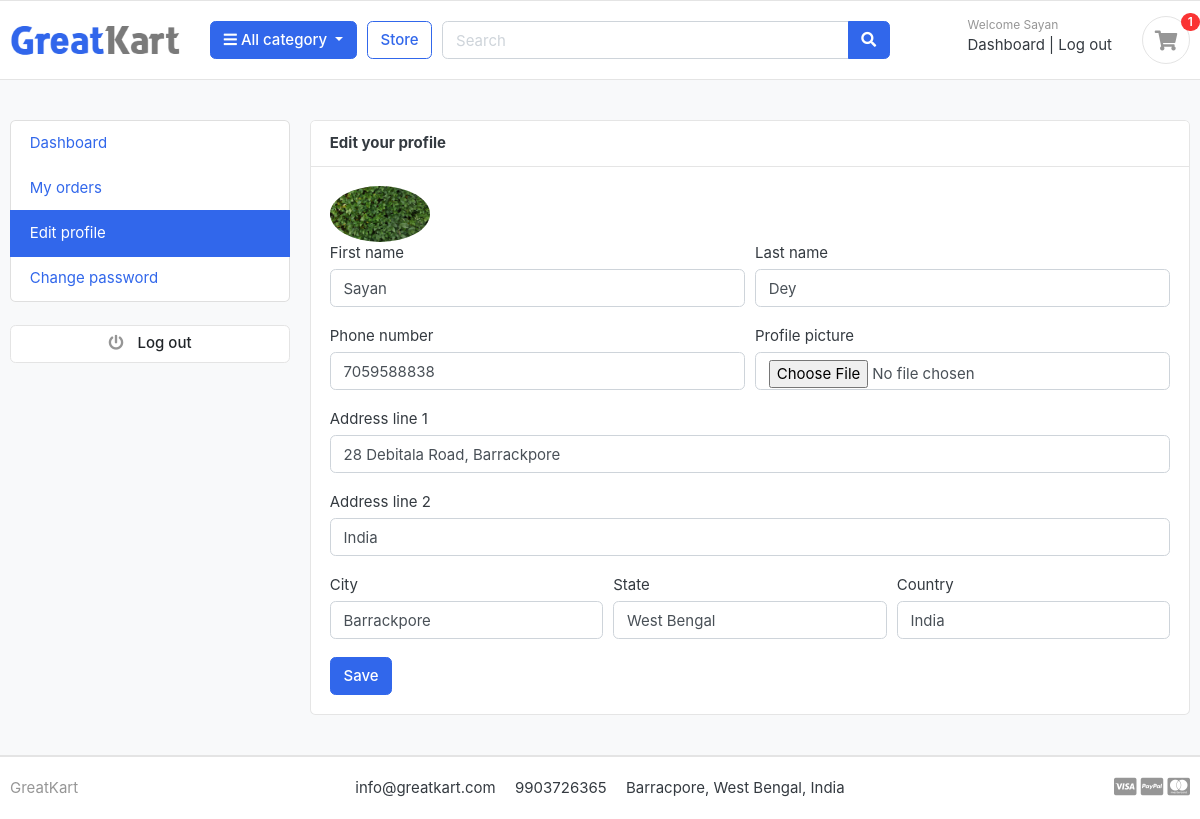
Before: /accounts/edit_profile/ (signed in) with the older database file.
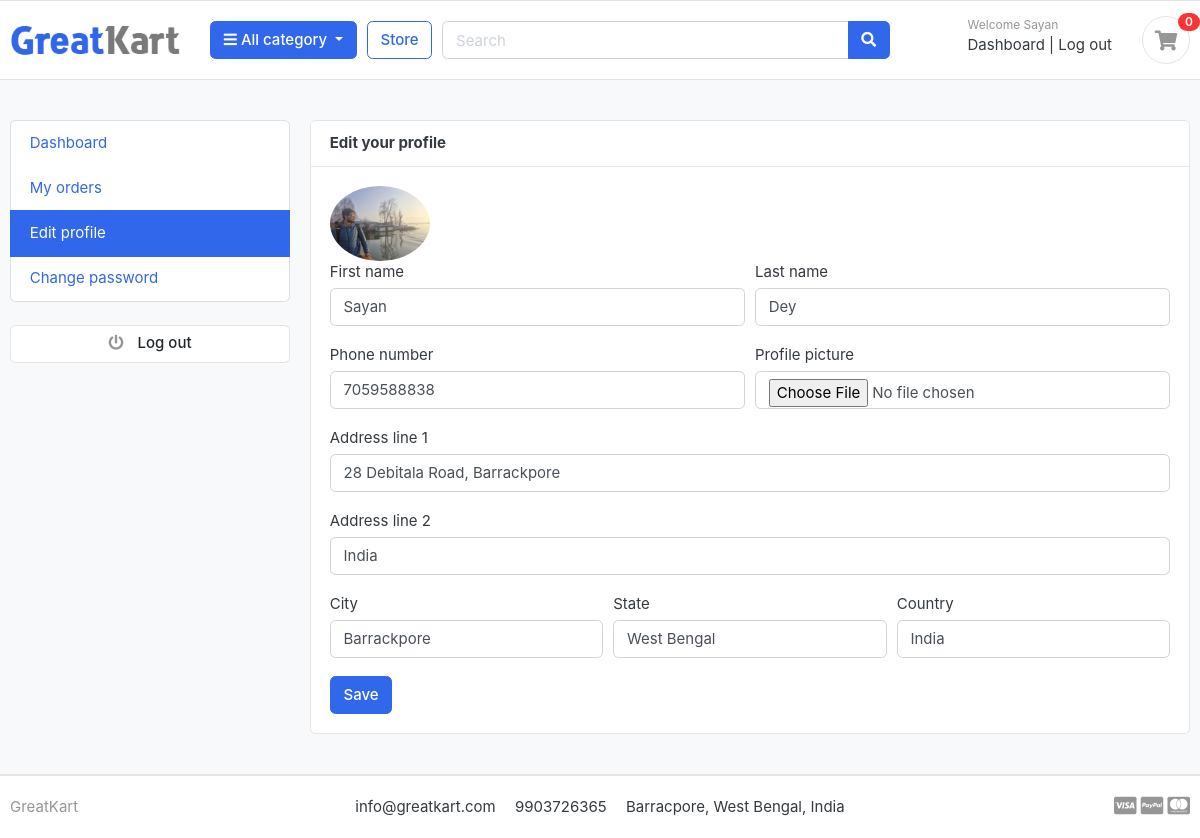
After: the same page with the newer database file.
### accounts/models.py (models this page shows, shortened)
class UserProfile(models.Model):
    user = models.OneToOneField(Account, on_delete=models.CASCADE)
    address_line_1 = models.CharField(blank=True, max_length=100)
    address_line_2 = models.CharField(blank=True, max_length=100)
    profile_picture = models.ImageField(blank=True, upload_to='userprofile')
    city = models.CharField(blank=True, max_length=20)
    state = models.CharField(blank=True, max_length=20)
    country = models.CharField(blank=True, max_length=20)

### accounts/views.py (the view)
# urls.py: path('edit_profile/', views.edit_profile, name='edit_profile'),
@login_required(login_url='login')
def edit_profile(request):
    userprofile = get_object_or_404(UserProfile, user=request.user)
    user = request.user
    profile, created = UserProfile.objects.get_or_create(user=user)
    if request.method == 'POST':
        user_form = UserForm(request.POST, instance=user)
        profile_form = UserProfileForm(request.POST, request.FILES, instance=profile)
        if user_form.is_valid() and profile_form.is_valid():
            user_form.save()
            profile_form.save()
            messages.success(request, 'Your profile has been updated.')
            return redirect('edit_profile')  # or 'accounts:edit_profile' if namespaced
    else:
        user_form = UserForm(instance=user)
        profile_form = UserProfileForm(instance=profile)   # fixed 'instance' typo
    context = {
        'user_form': user_form,
        'profile_form': profile_form,
        'userprofile' : userprofile,
    }
    return render(request, 'accounts/edit_profile.html', context)

### accounts/forms.py
class UserForm(forms.ModelForm):
    class Meta:
        model = Account
        fields = ('first_name', 'last_name', 'phone_number')
    def __init__(self, *args, **kwargs):
        super(UserForm, self).__init__(*args, **kwargs)
        for field in self.fields:
            self.fields[field].widget.attrs['class'] = 'form-control'

class UserProfileForm(forms.ModelForm):
    profile_picture = forms.ImageField(required=False, error_messages={'invalid' : ("Image files only")}, widget=forms.FileInput)
    class Meta:
        model = UserProfile
        fields = ('address_line_1', 'address_line_2', 'city', 'state', 'country', 'profile_picture')
    def __init__(self, *args, **kwargs):
        super(UserProfileForm, self).__init__(*args, **kwargs)
        for field in self.fields:
            self.fields[field].widget.attrs['class'] = 'form-control'

### carts/views.py (called while the page is built)
def _cart_id(request):
    cart = request.session.session_key
    if not cart:
        cart = request.session.create()
    return cart

### category/context_processors.py (called while the page is built)
def menu_links(request):
    links = Category.objects.all()
    return dict(links = links)

### category/models.py (called while the page is built)
    def get_url(self):
        return reverse('products_by_category', args=[self.slug])

### templates/accounts/edit_profile.html (shortened to what this page needs)
{% extends "base.html" %}
{% block content %}
<section class="section-conten padding-y bg">
<div class="container">
	<div class="row">
		{% include 'includes/dashboard_sidebar.html' %}
	<main class="col-md-9">
		<article class="card">
		<header class="card-header">
			<strong class="d-inline-block mr-3">Edit your profile</strong>
		</header>
		<div class="card-body">
			<div>
				<img src="{{ userprofile.profile_picture.url }}" alt="Profile picture" width="100" style="border-radius: 50%;">
			</div>
			<div class="row">
				<div class="col-md-12">
					<form action="{% url 'edit_profile' %}" method="POST" enctype="multipart/form-data">
						<div class="form-row">
							<div class="form-group col-md-6">
								<label for="">First name</label>
								 {{ user_form.first_name }}
							</div>
							<div class="form-group col-md-6">
								<label for="">Last name</label>
								 {{ user_form.last_name }}
							</div>
						</div>
						<div class="form-row">
							<div class="form-group col-md-6">
								<label for="">Phone number</label>
								 {{ user_form.phone_number }}
							</div>
							<div class="form-group col-md-6">
								<label for="">Profile picture</label>
								 {{ profile_form.profile_picture }}
							</div>
						</div>
						<div class="form-group">
							<label for="">Address line 1</label>
							 {{ profile_form.address_line_1 }}
						</div>
						<div class="form-group">
							<label for="">Address line 2</label>
							 {{ profile_form.address_line_2 }}
						</div>
						<div class="form-row">
							<div class="form-group col-md-4">
								<label for="">City</label>
								 {{ profile_form.city }}
							</div>
							<div class="form-group col-md-4">
								<label for="">State</label>
								 {{ profile_form.state }}
							</div>
							<div class="form-group col-md-4">
								<label for="">Country</label>
								 {{ profile_form.country }}
							</div>
						</div>
						<input type="submit" value="Save" class="btn btn-primary">
					</form>
				</div>
			</div>
		</div>
		</article>
	</main>
</div>
</div>
</section>
{% endblock %}

### templates/includes/navbar.html (shortened to what this page needs)
{% load static %}
<header class="section-header">
<section class="header-main border-bottom">
	<div class="container">
<div class="row align-items-center">
	<div class="col-lg-2 col-md-3 col-6">
		<a href="{% url 'home' %}" class="brand-wrap">
			<img class="logo" src="{% static './images/logo.png' %}">
		</a>
	</div>
	<div class="col-lg col-sm col-md col-6 flex-grow-0">
		<div class="category-wrap dropdown d-inline-block float-right">
			<button type="button" class="btn btn-primary dropdown-toggle" data-toggle="dropdown">
				<i class="fa fa-bars"></i> All category
			</button>
		</div>
	</div>
	<a href="{% url 'store' %}" class="btn btn-outline-primary">Store</a>
	<div class="col-lg  col-md-6 col-sm-12 col">
		<form action="{% url 'search' %}" class="search" method="GET">
			<div class="input-group w-100">
			    <input type="text" class="form-control" style="width:60%;" placeholder="Search" name="keyword">
			    <div class="input-group-append">
			      <button class="btn btn-primary" type="submit">
			        <i class="fa fa-search"></i>
			      </button>
			    </div>
		    </div>
		</form>
	</div>
	<div class="col-lg-3 col-sm-6 col-8 order-2 order-lg-3">
				<div class="d-flex justify-content-end mb-3 mb-lg-0">
					{% if user.id is None %}
					<div class="widget-header">
						<small class="title text-muted">Welcome guest!</small>
						<div>
							<a href="{% url 'login' %}">Sign in</a> <span class="dark-transp"> | </span>
							<a href="{% url 'register' %}"> Register</a>
						</div>
					</div>
					{% else %}
					<div class="widget-header">
						<small class="title text-muted">Welcome {{ user.first_name }}</small>
						<div>
							<a href="{% url 'dashboard' %}">Dashboard</a> <span class="dark-transp"> | </span>
							<a href="{% url 'logout' %}"> Log out</a>
						</div>
					</div>
					{% endif %}
					<a href="{% url 'cart' %}" class="widget-header pl-3 ml-3">
						<div class="icon icon-sm rounded-circle border"><i class="fa fa-shopping-cart"></i></div>
						<span class="badge badge-pill badge-danger notify">{{ cart_count }}</span>
					</a>
				</div>
			</div>
</div>
	</div>
</section>
</header>

Changed rows visible on the page:
changed UserProfile "28 Debitala Road, Barrackpore": profile_picture: a different picture
Other visible differences:
{{ cart_count }}: "1" → "0"
